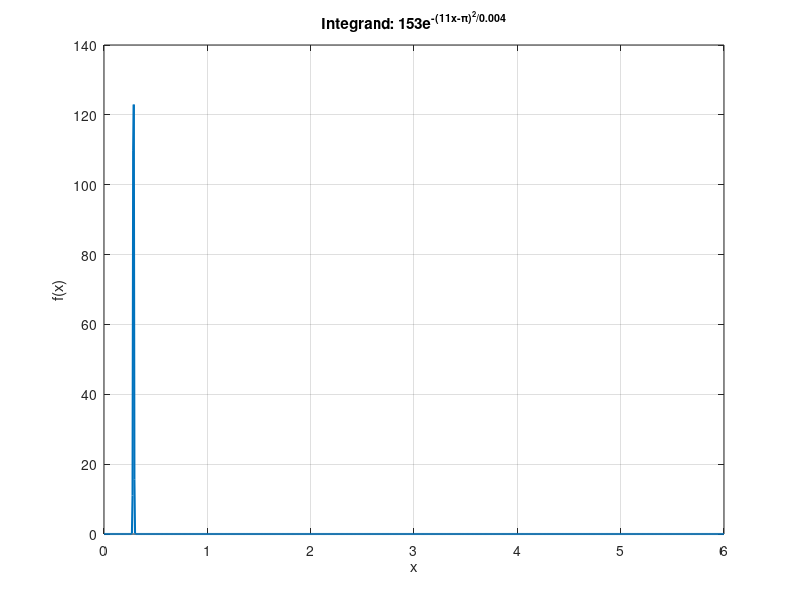
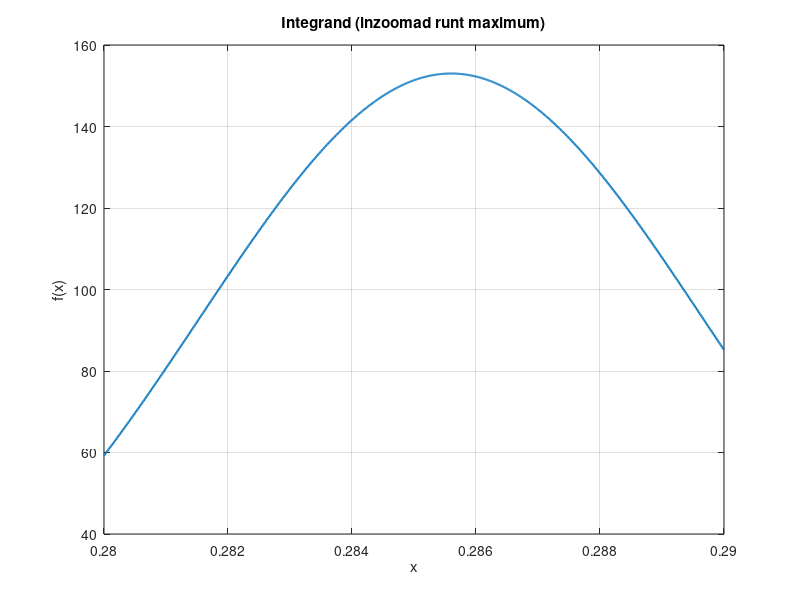

Source code (MATLAB) for these figures, in order:
% Definiera integranden som en funktion
f = @(x) 153 * exp(-(11*x - pi).^2 / 0.004);

% Sätt toleranser för noggrann beräkning
tol = 1e-10;

% Beräkna med quad
[Q_val, Q_err] = quad(f, 0, 6, tol);

% Beräkna med integral
I_val = integral(f, 0, 6, 'AbsTol', tol, 'RelTol', tol);

% Visa resultat
fprintf('\nResultat med quad:\n');
fprintf('Värde: %.12f\n', Q_val);
fprintf('Uppskattad felprecision: %.2e\n', Q_err);

fprintf('\nResultat med integral:\n');
fprintf('Värde: %.12f\n', I_val);

% Plotta integranden för verifiering
x = linspace(0, 6, 1000);
y = f(x);

figure;
plot(x, y, 'LineWidth', 1.5);
grid on;
xlabel('x');
ylabel('f(x)');
title('Integrand: 153e^{-(11x-\pi)^2/0.004}');

% Zooma in där huvuddelen av arean finns
figure;
x_zoom = linspace(0.28, 0.29, 1000);
y_zoom = f(x_zoom);
plot(x_zoom, y_zoom, 'LineWidth', 1.5);
grid on;
xlabel('x');
ylabel('f(x)');
title('Integrand (inzoomad runt maximum)');